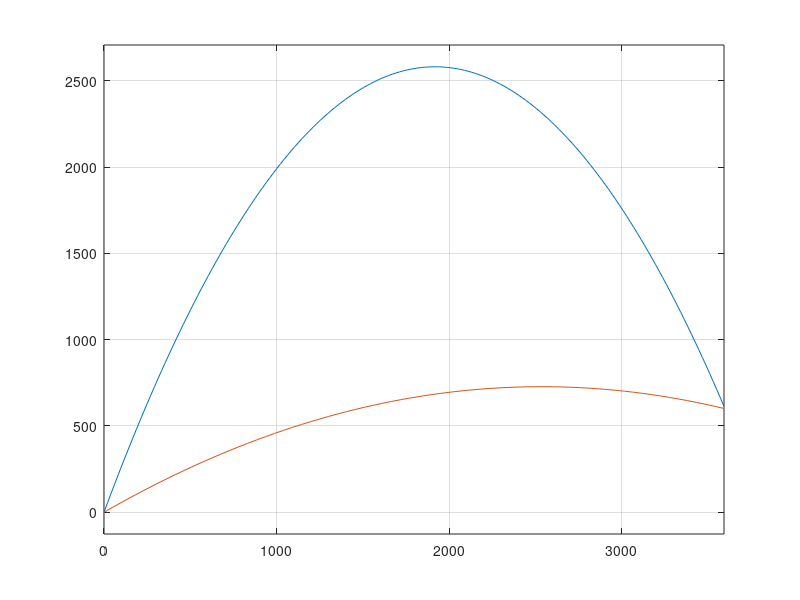

The MATLAB script that drew this image:
%Generating trajectory values for problem no.85
%Gambelas, 27/10/2004, 12:30
%Written by Tordar

clear all, close all

counter = 0;

x1 = 3600;
y1 =  600;
v0 =  240;
g  =  9.8;
a  = g*x1^2/( 2*v0^2 );
b  =  -x1;
c  =   y1 + a; 
tangens1 = ( - b + sqrt( b^2 - 4*a*c ) )/( 2*a );
tangens2 = ( - b - sqrt( b^2 - 4*a*c ) )/( 2*a );
theta1rad = atan( tangens1 ); theta1 = 180*theta1rad/pi
theta2rad = atan( tangens2 ); theta2 = 180*theta2rad/pi

np = 201; 

t = linspace(0,50,np); 

yp1 = -1/2*g*t.^2 + v0*sin( theta1rad )*t;
xp1 = v0*cos( theta1rad )*t;

yp2 = -1/2*g*t.^2 + v0*sin( theta2rad )*t;
xp2 = v0*cos( theta2rad )*t;

[dummy index1] = min( abs( xp1 - x1 ) ); xp1 = xp1(1:index1); yp1 = yp1(1:index1); 
[dummy index2] = min( abs( xp2 - x1 ) ); xp2 = xp2(1:index2); yp2 = yp2(1:index2); 

counter = counter + 1 ; figure( counter ) 
plot(xp1,yp1,xp2,yp2), grid on, axis('equal')

M1 = [xp1' yp1']; 
M2 = [xp2' yp2']; 

save projectil02a.dat M1 -ascii 
save projectil02b.dat M2 -ascii 
